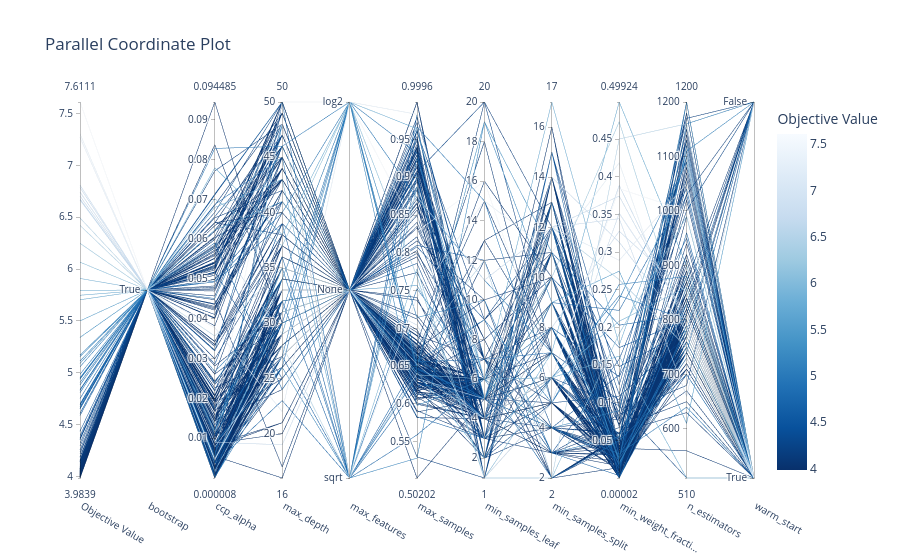

Write notebook code for a chart like this one.
### Code cell
optuna.visualization.plot_parallel_coordinate(rf_model_study)

### Figure 1 — Plotly figure (JSON) as saved in the notebook; plotly's stock layout.template omitted (floating-point values rounded to 4 significant figures; data arrays with more than 128 entries replaced by an {"elided": "..."} marker saying what was removed)
{"data": [{"dimensions": [{"label": "Objective Value", "range": [3.984, 7.611], "values": {"elided": "277 float values"}}, {"label": "bootstrap", "range": [0, 0], "ticktext": ["True"], "tickvals": [0], "values": {"elided": "277 int values"}}, {"label": "ccp_alpha", "range": [8.339e-06, 0.09449], "values": {"elided": "277 float values"}}, {"label": "max_depth", "range": [16, 50], "values": {"elided": "277 int values"}}, {"label": "max_features", "range": [0, 2], "ticktext": ["sqrt", "None", "log2"], "tickvals": [0, 1, 2], "values": {"elided": "277 int values"}}, {"label": "max_samples", "range": [0.502, 0.9996], "values": {"elided": "277 float values"}}, {"label": "min_samples_leaf", "range": [1, 20], "values": {"elided": "277 int values"}}, {"label": "min_samples_split", "range": [2, 17], "values": {"elided": "277 int values"}}, {"label": "min_weight_fracti...", "range": [1.778e-05, 0.4992], "values": {"elided": "277 float values"}}, {"label": "n_estimators", "range": [510, 1200], "values": {"elided": "277 int values"}}, {"label": "warm_start", "range": [0, 1], "ticktext": ["True", "False"], "tickvals": [0, 1], "values": {"elided": "277 int values"}}], "labelangle": 30, "labelside": "bottom", "line": {"color": {"elided": "277 float values"}, "colorbar": {"title": {"text": "Objective Value"}}, "colorscale": [[0, "rgb(247,251,255)"], [0.125, "rgb(222,235,247)"], [0.25, "rgb(198,219,239)"], [0.375, "rgb(158,202,225)"], [0.5, "rgb(107,174,214)"], [0.625, "rgb(66,146,198)"], [0.75, "rgb(33,113,181)"], [0.875, "rgb(8,81,156)"], [1, "rgb(8,48,107)"]], "reversescale": true, "showscale": true}, "type": "parcoords"}], "layout": {"title": {"text": "Parallel Coordinate Plot"}}}
